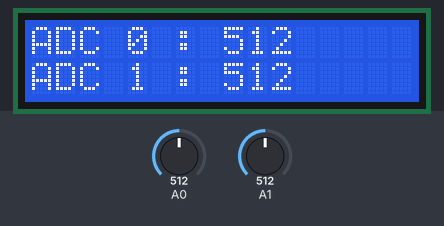
Recording of a sketch running on a simulated Arduino Uno, built with avr-gcc and run on an emulated ATmega328P. Parts: 16×2 character LCD. The test bench sets the inputs (shaded band); at power-on: A0 = 512, A1 = 512.

Above: at 1.2 s.
1.3 s: A0 set to 716
At 2.3 s:
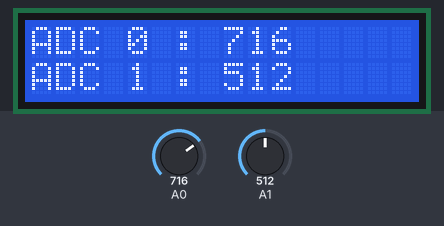
2.8 s: A1 set to 716
At 3.4 s:
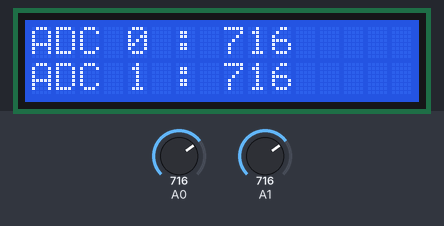
4.3 s: A0 set to 900
At 4.6 s:
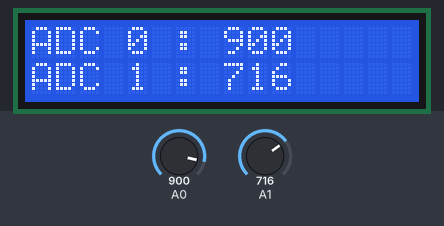
5.8 s: A1 set to 900
At 6.8 s:
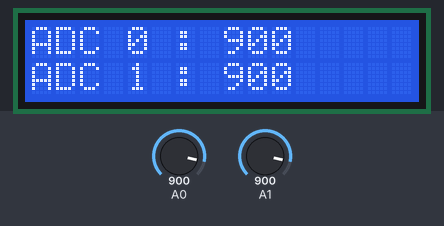
7.3 s: A0 set to 1023
At 8.0 s:
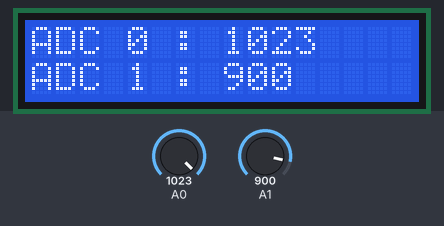
8.8 s: A1 set to 1023
At 9.1 s:
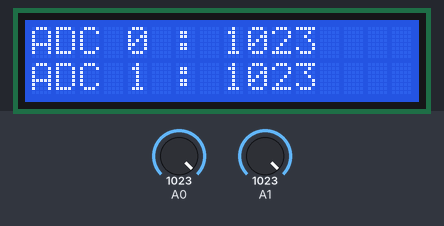
Timing chart, 0 to 11.3 s (numbered marks = the images above; inputs shaded):
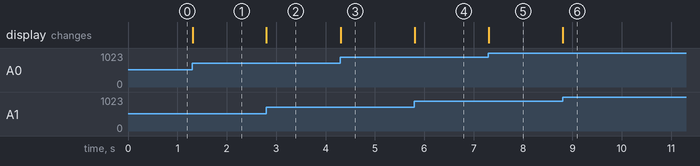

Measured:
- after the input at 1.3 s, the display: changes at once (image 1)
- after the input at 2.8 s, the display: changes at once (image 2)
- after the input at 4.3 s, the display: changes at once (image 3)
- after the input at 5.8 s, the display: changes at once (image 4)
- after the input at 7.3 s, the display: changes at once (image 5)
- after the input at 8.8 s, the display: changes at once (image 6)

The sketch:

SistemControl_8_PotensioLed.ino
```cpp
// include the library code:
#include <LiquidCrystal.h>

const int rs = 2, en = 3, d4 = 4, d5 = 5, d6 = 6, d7 = 7;
LiquidCrystal lcd(rs, en, d4, d5, d6, d7);

void setup() {
  // put your setup code here, to run once:
  lcd.begin(16, 2);
}

void loop() {
  // put your main code here, to run repeatedly:

// tampilkan led 0
  lcd.setCursor(0, 0);
  lcd.print("ADC 0 : ");
  lcd.setCursor(8, 0);
  lcd.print(analogRead(A0));
  lcd.print(" ");

  // tampilkan led 1
  lcd.setCursor(0, 1);
  lcd.print("ADC 1 : ");
  lcd.setCursor(8, 1);
  lcd.print(analogRead(A1));
  lcd.print(" ");

}
```
